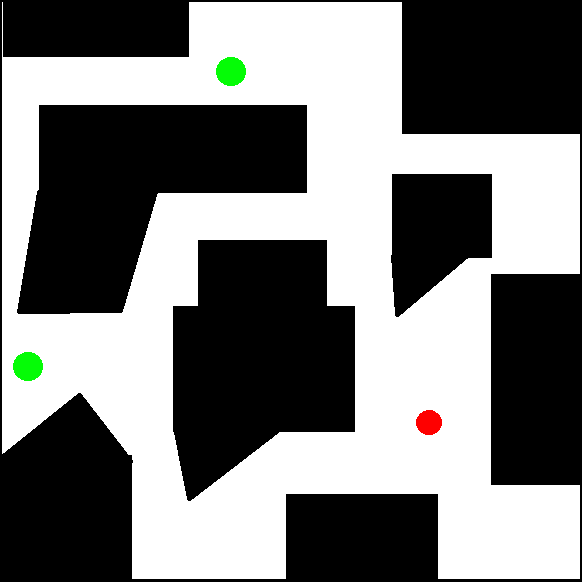
#> input picture maze3.bmp, 582 x 582 px, found by its file name
$ python Lab1BFS.py
#> lines starting #> are read from the running program, lines starting #| are printed output that depends on the picture; after the words box and inside, x2 and y2 are one past the last pixel; in counts of white or black regions, pixels touching at a corner belong together
from PIL import Image
from matplotlib import pyplot as plt
import numpy as np
import queue
#Volver imagen original a un tamaño 20x20 en pixeles
imagen = Image.open('C:/Users/LUISPEDRO/Desktop/Universidad Del Valle/Semestre 7/InteligenciaArtificial/maze3.bmp')
#> imagen is the input picture: PIL image 582x582 RGB; mean R, G, B 123, 123.6, 122.6
imagenPeque = imagen.resize((20,20), Image.BILINEAR)
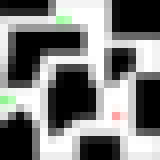
#> imagenPeque: PIL image 20x20 RGB (shown 8 times larger); mean R, G, B 123.6, 124.3, 123.2

#--COMIENZA DISCRETIZACION DE IMAGEN--"

#Mostrar imagen original
imagen.show()

#Imagen a Matriz
#Mostrar imagen 20x20
matriz = np.array(imagenPeque)
plt.imshow(matriz, interpolation='nearest')
plt.grid()
plt.show()


#Volver los cuadros negras totalmente negros
for i in range(len(matriz)):
    for j in range(len(matriz)):
        if matriz[i][j][0]<99:
            matriz[i][j]=[0,0,0]
#> this loop made 20 passes
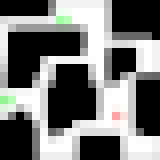
#> matriz: shape (20, 20, 3) (shown 8 times larger); mean R, G, B 115.7, 116.3, 115.3

#Volver los cuadros grises a cuadros blancos
for i in range(len(matriz)):
    for j in range(len(matriz)):
        if matriz[i][j][0] == matriz[i][j][1] and not matriz[i][j][0] == 0:
            matriz[i][j]=[255,255,255]
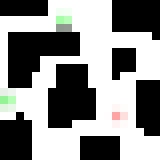
#> matriz: shape (20, 20, 3) (shown 8 times larger); mean R, G, B 136.6, 137.3, 136.3

#Volver cuadros verdes totalmente verdes
for i in range(len(matriz)):
    for j in range(len(matriz)):
        if matriz[i][j][1] >= 221 and not matriz[i][j][2] > 209:
            matriz[i][j]=[0,255,0]
#Eliminar cuadros verdes repetidos sin son vecinos
            if matriz[i][j-1][1] and not matriz[i][j-1][2] > 209:
                matriz[i][j-1]=[255,255,255]
            if matriz[i][j+1][1] and not matriz[i-1][j][2] > 209:
                matriz[i][j+1]=[255,255,255]
            if matriz[i-1][j][1] and not matriz[i-1][j][2] > 209:
                matriz[i-1][j]=[255,255,255]
            if matriz[i+1][j][1] and not matriz[i+1][j][2] > 209:
                matriz[i+1][j]=[255,255,255]
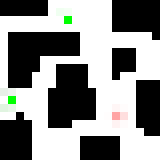
#> matriz: shape (20, 20, 3) (shown 8 times larger); 1.5% of pixels changed, all inside (x1, y1, x2, y2) = (0, 2, 9, 13)


#Volver cuadros rojos totalmente rojos
for i in range(len(matriz)):
    for j in range(len(matriz)):
        if matriz[i][j][0] > 224 and not matriz[i][j][2] >= 202 and not matriz[i][j][1] > 208:
            matriz[i][j]=[255,0,0]
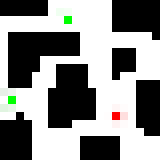
#> matriz: shape (20, 20, 3) (shown 8 times larger); 0.25% of pixels changed, all inside (x1, y1, x2, y2) = (14, 14, 15, 15)
for i in range(len(matriz)):
    for j in range(len(matriz)):
        if matriz[i][j][0] > 254 and not matriz[i][j][2] >= 163:
            matriz[i][j]=[255,0,0]

#Limpiar Sonido Alrededor de cuadros rojos y verdes
for i in range(len(matriz)):
    for j in range(len(matriz)):
        if matriz[i][j][2] > 10 and not matriz[i][j][2] > 252:
            matriz[i][j]=[255,255,255]
#> matriz: shape (20, 20, 3); 2.75% of pixels changed, all inside (x1, y1, x2, y2) = (0, 1, 16, 16)

#Mostrar imagen limpia
plt.imshow(matriz, interpolation='nearest')
plt.grid()
plt.show()
#--TERMINA DISCRETIZACION DE IMAGEN--"


#--COMIENZA BREADTH FIRST SEARCH--"
#Crear una lista, para ver índices de donde se empieza y donde termina
maze = []
maze.append([" "," ", " ", " ", " ", " ", " "," ", " ", " ", " ", " ", " ", " ", " ", " ", " ", " ", " "," "])
maze.append([" "," ", " ", " ", " ", " ", " "," ", " ", " ", " ", " ", " ", " ", " ", " ", " ", " ", " "," "])
maze.append([" "," ", " ", " ", " ", " ", " "," ", " ", " ", " ", " ", " ", " ", " ", " ", " ", " ", " "," "])
maze.append([" "," ", " ", " ", " ", " ", " "," ", " ", " ", " ", " ", " ", " ", " ", " ", " ", " ", " "," "])
maze.append([" "," ", " ", " ", " ", " ", " "," ", " ", " ", " ", " ", " ", " ", " ", " ", " ", " ", " "," "])
maze.append([" "," ", " ", " ", " ", " ", " "," ", " ", " ", " ", " ", " ", " ", " ", " ", " ", " ", " "," "])
maze.append([" "," ", " ", " ", " ", " ", " "," ", " ", " ", " ", " ", " ", " ", " ", " ", " ", " ", " "," "])
maze.append([" "," ", " ", " ", " ", " ", " "," ", " ", " ", " ", " ", " ", " ", " ", " ", " ", " ", " "," "])
maze.append([" "," ", " ", " ", " ", " ", " "," ", " ", " ", " ", " ", " ", " ", " ", " ", " ", " ", " "," "])
maze.append([" "," ", " ", " ", " ", " ", " "," ", " ", " ", " ", " ", " ", " ", " ", " ", " ", " ", " "," "])
maze.append([" "," ", " ", " ", " ", " ", " "," ", " ", " ", " ", " ", " ", " ", " ", " ", " ", " ", " "," "])
maze.append([" "," ", " ", " ", " ", " ", " "," ", " ", " ", " ", " ", " ", " ", " ", " ", " ", " ", " "," "])
maze.append([" "," ", " ", " ", " ", " ", " "," ", " ", " ", " ", " ", " ", " ", " ", " ", " ", " ", " "," "])
maze.append([" "," ", " ", " ", " ", " ", " "," ", " ", " ", " ", " ", " ", " ", " ", " ", " ", " ", " "," "])
maze.append([" "," ", " ", " ", " ", " ", " "," ", " ", " ", " ", " ", " ", " ", " ", " ", " ", " ", " "," "])
maze.append([" "," ", " ", " ", " ", " ", " "," ", " ", " ", " ", " ", " ", " ", " ", " ", " ", " ", " "," "])
maze.append([" "," ", " ", " ", " ", " ", " "," ", " ", " ", " ", " ", " ", " ", " ", " ", " ", " ", " "," "])
maze.append([" "," ", " ", " ", " ", " ", " "," ", " ", " ", " ", " ", " ", " ", " ", " ", " ", " ", " "," "])
maze.append([" "," ", " ", " ", " ", " ", " "," ", " ", " ", " ", " ", " ", " ", " ", " ", " ", " ", " "," "])
maze.append([" "," ", " ", " ", " ", " ", " "," ", " ", " ", " ", " ", " ", " ", " ", " ", " ", " ", " "," "])
#Poner un "O" donde se empieza (color rojo) y una "X" donde se debe llegar
for i in range(len(maze)):
    for j in range(len(maze)):
        if matriz[i][j][0] == 255 and matriz[i][j][1] == 0:
            maze[i][j]= "O"
        if matriz[i][j][1] == 255 and matriz[i][j][0] == 0:
            maze[i][j]= "X"

#Encontrar índice de inicio
for x, pos in enumerate(maze):
        if "O" in pos:
            istart=x

for i in range(len(matriz)):
        for x, pos in enumerate(maze[i]):
            if pos == "O":
                jstart = x

start= istart, jstart


#Encontrar indice de final
ilist=[]
for x, pos in enumerate(maze):
    if "X" in pos:
        ilist.append(x)

jlist=[]
for i in range(len(matriz)):
    for x, pos in enumerate(maze[i]):
         if pos == "X":
            jlist.append(x)
#> after the loop, jlist = [8, 1]

#Ambos finales
end1= ilist[0],jlist[0]
#> end1 = (2, 8)
end2= ilist[1],jlist[1]
#> end2 = (12, 1)

#Crear matriz binaria sin especificar fin ni comienzo, por eso se tomaron los indices en el bloque pasado. (0= Espacio) (1=Pared)
lab = [
    [0, 0, 0, 0, 0, 0, 0, 0, 0, 0, 0, 0, 0, 0, 0, 0, 0, 0, 0, 0],
    [0, 0, 0, 0, 0, 0, 0, 0, 0, 0, 0, 0, 0, 0, 0, 0, 0, 0, 0, 0],
    [0, 0, 0, 0, 0, 0, 0, 0, 0, 0, 0, 0, 0, 0, 0, 0, 0, 0, 0, 0],
    [0, 0, 0, 0, 0, 0, 0, 0, 0, 0, 0, 0, 0, 0, 0, 0, 0, 0, 0, 0],
    [0, 0, 0, 0, 0, 0, 0, 0, 0, 0, 0, 0, 0, 0, 0, 0, 0, 0, 0, 0],
    [0, 0, 0, 0, 0, 0, 0, 0, 0, 0, 0, 0, 0, 0, 0, 0, 0, 0, 0, 0],
    [0, 0, 0, 0, 0, 0, 0, 0, 0, 0, 0, 0, 0, 0, 0, 0, 0, 0, 0, 0],
    [0, 0, 0, 0, 0, 0, 0, 0, 0, 0, 0, 0, 0, 0, 0, 0, 0, 0, 0, 0],
    [0, 0, 0, 0, 0, 0, 0, 0, 0, 0, 0, 0, 0, 0, 0, 0, 0, 0, 0, 0],
    [0, 0, 0, 0, 0, 0, 0, 0, 0, 0, 0, 0, 0, 0, 0, 0, 0, 0, 0, 0],
    [0, 0, 0, 0, 0, 0, 0, 0, 0, 0, 0, 0, 0, 0, 0, 0, 0, 0, 0, 0],
    [0, 0, 0, 0, 0, 0, 0, 0, 0, 0, 0, 0, 0, 0, 0, 0, 0, 0, 0, 0],
    [0, 0, 0, 0, 0, 0, 0, 0, 0, 0, 0, 0, 0, 0, 0, 0, 0, 0, 0, 0],
    [0, 0, 0, 0, 0, 0, 0, 0, 0, 0, 0, 0, 0, 0, 0, 0, 0, 0, 0, 0],
    [0, 0, 0, 0, 0, 0, 0, 0, 0, 0, 0, 0, 0, 0, 0, 0, 0, 0, 0, 0],
    [0, 0, 0, 0, 0, 0, 0, 0, 0, 0, 0, 0, 0, 0, 0, 0, 0, 0, 0, 0],
    [0, 0, 0, 0, 0, 0, 0, 0, 0, 0, 0, 0, 0, 0, 0, 0, 0, 0, 0, 0],
    [0, 0, 0, 0, 0, 0, 0, 0, 0, 0, 0, 0, 0, 0, 0, 0, 0, 0, 0, 0],
    [0, 0, 0, 0, 0, 0, 0, 0, 0, 0, 0, 0, 0, 0, 0, 0, 0, 0, 0, 0],
    [0, 0, 0, 0, 0, 0, 0, 0, 0, 0, 0, 0, 0, 0, 0, 0, 0, 0, 0, 0],
]

#Poner "1" donde hay paredes
for i in range(len(maze)):
    for j in range(len(maze)):
        if matriz[i][j][0] == 0 and matriz[i][j][1] == 0:
            lab[i][j]= 1


#Crear matriz para resolver laberinto
m = []
for i in range(len(lab)):
    m.append([])
    for j in range(len(lab[i])):
        m[-1].append(0)
i,j = start
m[i][j] = 1


#Se hacen los pasos validos (Referencia: https://levelup.gitconnected.com/solve-a-maze-with-python-e9f0580979a1)
def paso(k):
  for i in range(len(m)):
    for j in range(len(m[i])):
      if m[i][j] == k:
        if i>0 and m[i-1][j] == 0 and lab[i-1][j] == 0:
          m[i-1][j] = k + 1
        if j>0 and m[i][j-1] == 0 and lab[i][j-1] == 0:
          m[i][j-1] = k + 1
        if i<len(m)-1 and m[i+1][j] == 0 and lab[i+1][j] == 0:
          m[i+1][j] = k + 1
        if j<len(m[i])-1 and m[i][j+1] == 0 and lab[i][j+1] == 0:
           m[i][j+1] = k + 1

#Encontrando final Número 1.
k1 = 0
while m[end1[0]][end1[1]] == 0:
    k1 += 1
    paso(k1)
#> this loop made 18 passes
#> after the loop, k1 = 18

i, j = end1
#> i = 2; j = 8
k1 = m[i][j]
#> k1 = 19
pathEnd1 = [(i,j)]
#> pathEnd1 = [(2, 8)]
while k1 > 1:
    if i > 0 and m[i - 1][j] == k1-1:
        i, j = i-1, j
        pathEnd1.append((i, j))
        k-=1
    elif j > 0 and m[i][j - 1] == k1-1:
        i, j = i, j-1
        pathEnd1.append((i, j))
        k1-=1
    elif i < len(m) - 1 and m[i + 1][j] == k1-1:
        i, j = i+1, j
        pathEnd1.append((i, j))
        k1-=1
    elif j < len(m[i]) - 1 and m[i][j + 1] == k1-1:
        i, j = i, j+1
        pathEnd1.append((i, j))
        k1 -= 1
#> this loop made 18 passes
#> (i, j, k1) on passes 1 to 12: (3, 8, 18), (3, 9, 17), (3, 10, 16), (4, 10, 15), (5, 10, 14), (6, 10, 13), (7, 10, 12), (7, 11, 11), (8, 11, 10), (9, 11, 9), (10, 11, 8), (10, 12, 7)
#> after the loop, i = 14; j = 14; k1 = 1; pathEnd1 = [(2, 8), (3, 8), (3, 9), (3, 10), (4, 10), (5, 10), (6, 10), (7, 10), (7, 11), (8, 11), (9, 11), (10, 11), (10, 12), (11, 12), (12, 12), (13, 12), (14, 12), (14, 13), (14, 14)]
#Encontrando final 2
k2 = 0
while m[end2[0]][end2[1]] == 0:
    k2 += 1
    paso(k2)
#> this loop made 19 passes
#> after the loop, k2 = 19

i, j = end2
#> i = 12; j = 1
k2 = m[i][j]
#> k2 = 20
pathEnd2 = [(i,j)]
#> pathEnd2 = [(12, 1)]
while k2 > 1:
    if i > 0 and m[i - 1][j] == k2-1:
        i, j = i-1, j
        pathEnd2.append((i, j))
        k2-=1
    elif j > 0 and m[i][j - 1] == k2-1:
        i, j = i, j-1
        pathEnd2.append((i, j))
        k2-=1
    elif i < len(m) - 1 and m[i + 1][j] == k2-1:
        i, j = i+1, j
        pathEnd2.append((i, j))
        k2-=1
    elif j < len(m[i]) - 1 and m[i][j + 1] == k2-1:
        i, j = i, j+1
        pathEnd2.append((i, j))
        k2 -= 1
#Escogiendo el final mas corto
    if len(pathEnd1)<len(pathEnd2):
        pathFinal=pathEnd1
    elif len(pathEnd2)<len(pathEnd1):
        pathFinal=pathEnd2
    elif len(pathEnd2)==len(pathEnd1):
        pathFinal=pathEnd2
#> this loop made 19 passes
#> (i, j, k2, pathFinal) on passes 1 to 5: (13, 1, 19, [(12, 1), (13, 1)]), (13, 2, 18, [(12, 1), (13, 1), (13, 2)]), (13, 3, 17, [(12, 1), (13, 1), (13, 2), (13, 3)]), (14, 3, 16, [(12, 1), (13, 1), (13, 2), (13, 3), (14, 3)]), (14, 4, 15, [(12, 1), (13, 1), (13, 2), (13, 3), (14, 3), (14, 4)])
#> (i, j, k2) on passes 6 to 11: (15, 4, 14), (16, 4, 13), (16, 5, 12), (16, 6, 11), (16, 7, 10), (16, 8, 9)
#> after the loop, i = 14; j = 14; k2 = 1; pathEnd2 = [(12, 1), (13, 1), (13, 2), (13, 3), (14, 3), (14, 4), (15, 4), (16, 4), (16, 5), (16, 6), (16, 7), (16, 8), (16, 9), (15, 9), (15, 10), (15, 11), (15, 12), (14, 12), (14, 13), (14, 14)]

#Cambiando el color del camino a rosado
for x in pathFinal:
    i,j=x
    matriz[i][j]=[198,60,219]
#> this loop made 19 passes
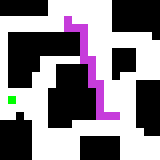
#> matriz: shape (20, 20, 3) (shown 8 times larger); mean R, G, B 135, 129.1, 136


#Imprimir resultado final
plt.imshow(matriz, interpolation='nearest')
plt.grid()
plt.show()
#--TERMINA BREADTH FIRST SEARCH-"

$ run again, with maze2.bmp copied over maze3.bmp
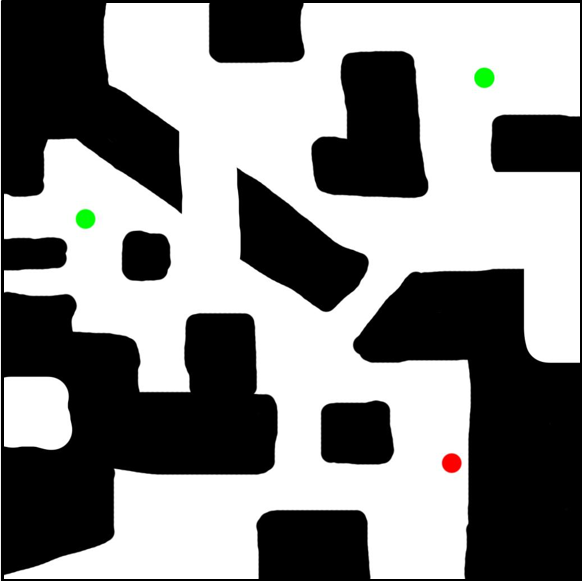
#> input picture maze2.bmp, 582 x 582 px, found by its file name
#> imagen is the input picture: PIL image 582x582 RGB; mean R, G, B 136.3, 136.5, 136.1
#> the loop `for i in range(len(matriz)):` made 20 passes
#> after the loop `for i in range(len(matriz)):`:
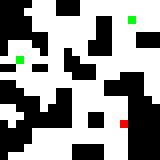
#> matriz: shape (20, 20, 3) (shown 8 times larger); mean R, G, B 147.9, 148.5, 147.2
#> after the loop `for i in range(len(matriz)):`: jlist = [16, 2]
#> end1 = (2, 16)
#> end2 = (7, 2)
#> the loop `while m[end1[0]][end1[1]] == 0:` made 20 passes
#> after the loop `while m[end1[0]][end1[1]] == 0:`: k1 = 20
#> `i, j = end1`: i = 2; j = 16
#> `k1 = m[i][j]`: k1 = 21
#> `pathEnd1 = [(i,j)]`: pathEnd1 = [(2, 16)]
#> the loop `while k1 > 1:` made 20 passes
#> (i, j, k1) on passes 1 to 8: (2, 15, 20), (2, 14, 19), (3, 14, 18), (4, 14, 17), (5, 14, 16), (6, 14, 15), (7, 14, 14), (7, 13, 13)
#> after the loop `while k1 > 1:`: i = 15; k1 = 1; pathEnd1 = [(2, 16), (2, 15), (2, 14), (3, 14), (4, 14), (5, 14), (6, 14), (7, 14), (7, 13), (7, 12), (8, 12), (9, 12), (10, 12), (11, 12), (12, 12), (13, 12), (13, 13), (14, 13), (15, 13), (15, 14), (15, 15)]
#> the loop `while m[end2[0]][end2[1]] == 0:` made 21 passes
#> after the loop `while m[end2[0]][end2[1]] == 0:`: k2 = 21
#> `i, j = end2`: i = 7; j = 2
#> `k2 = m[i][j]`: k2 = 22
#> `pathEnd2 = [(i,j)]`: pathEnd2 = [(7, 2)]
#> the loop `while k2 > 1:` made 21 passes
#> (i, j, k2, pathFinal) on passes 1 to 6: (8, 2, 21, [(7, 2), (8, 2)]), (9, 2, 20, [(7, 2), (8, 2), (9, 2)]), (10, 2, 19, [(7, 2), (8, 2), (9, 2), (10, 2)]), (10, 3, 18, [(7, 2), (8, 2), (9, 2), (10, 2), (10, 3)]), (10, 4, 17, [(7, 2), (8, 2), (9, 2), (10, 2), (10, 3), (10, 4)]), (10, 5, 16, [(7, 2), (8, 2), (9, 2), (10, 2), (10, 3), (10, 4), (10, 5)])
#> after the loop `while k2 > 1:`: i = 15; k2 = 1; pathEnd2 = [(7, 2), (8, 2), (9, 2), (10, 2), (10, 3), (10, 4), (10, 5), (10, 6), (10, 7), (10, 8), (10, 9), (11, 9), (12, 9), (13, 9), (13, 10), (13, 11), (13, 12), (13, 13), (14, 13), (15, 13), (15, 14), (15, 15)]
#> the loop `for x in pathFinal:` made 21 passes
#> after the loop `for x in pathFinal:`:
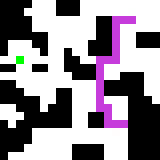
#> matriz: shape (20, 20, 3) (shown 8 times larger); 5.25% of pixels changed, all inside (x1, y1, x2, y2) = (12, 2, 17, 16)
